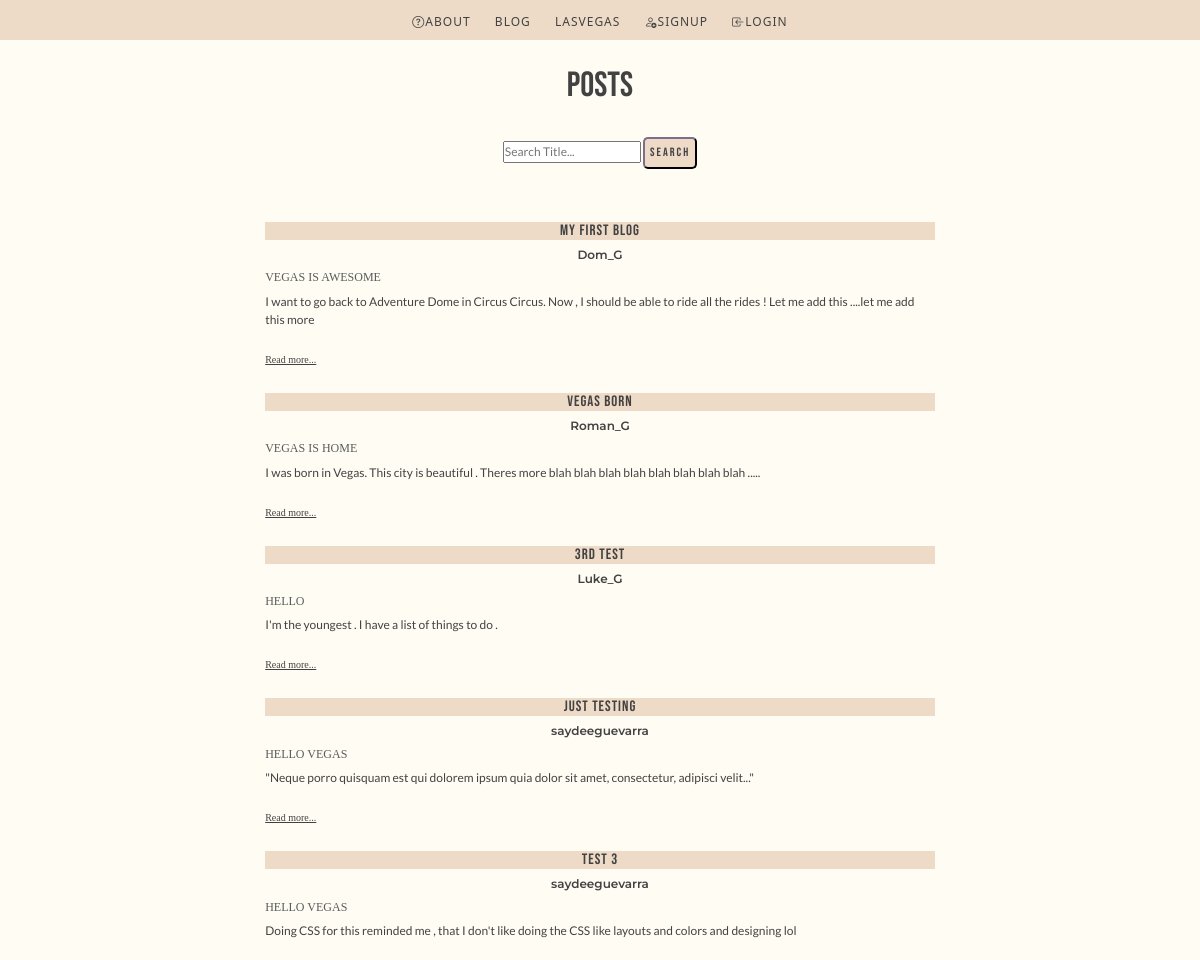
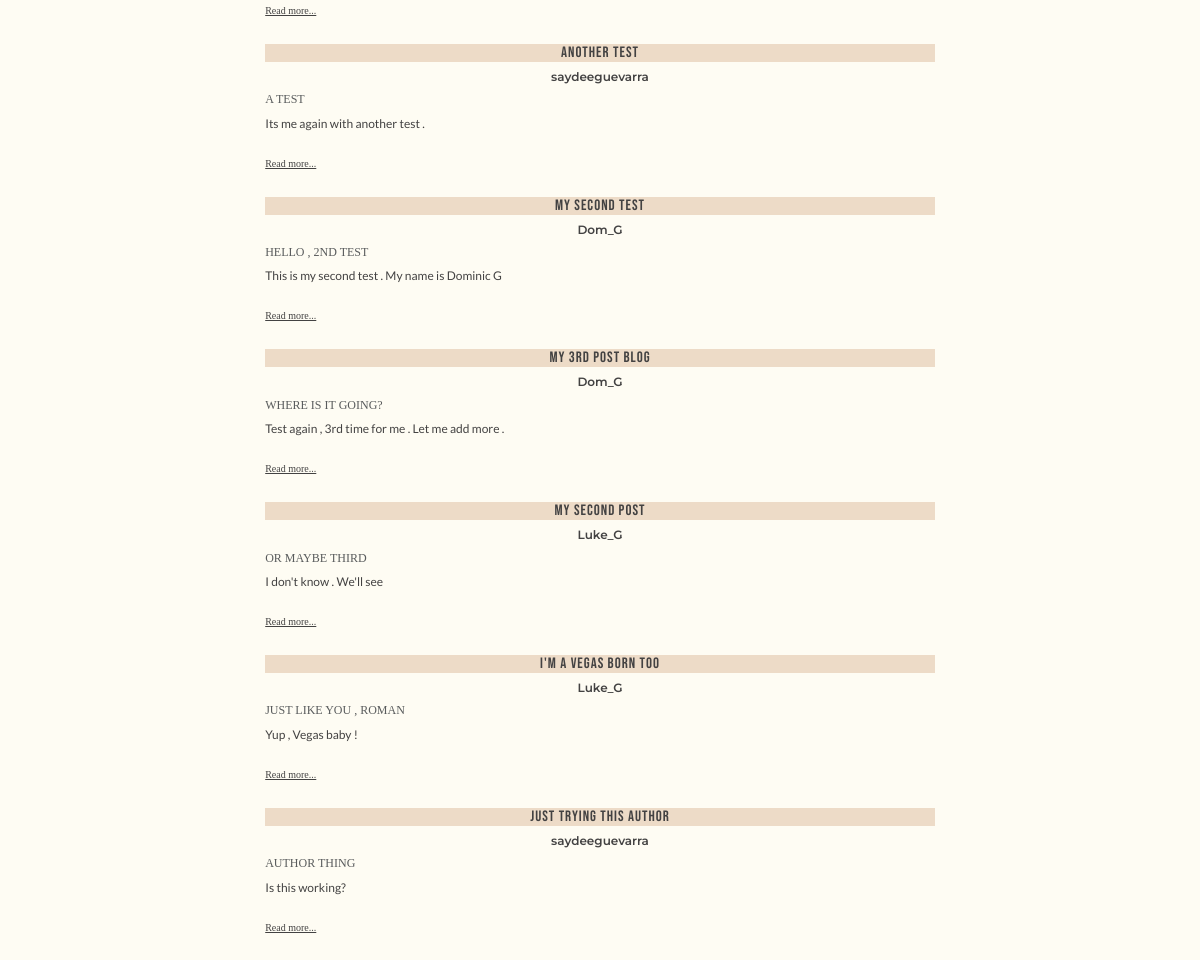
The page / on the database its author committed (2 pictures, top to bottom).
### posts/models.py (models this page shows, shortened)
class Post(models.Model):
    title = models.CharField(max_length=128)
    subtitle = models.CharField(max_length=128)
    author = models.ForeignKey(
        "auth.User",
        on_delete=models.CASCADE
    )
    body = models.TextField()
    created_on = models.DateTimeField(auto_now_add=True)
    active = models.BooleanField(default=True)

### posts/views.py (the view)
# urls.py: path("", PostListView.as_view(), name="list"),
class PostListView(ListView):
    template_name = "posts/list.html"
    model = Post

### templates/posts/list.html (shortened to what this page needs)
{% extends 'base.html' %}
{% block content %}
<h1>Posts</h1>
    <form id="form-blog" action="{% url 'search' %}" method="get">
        <input id="inputsearch"  type="text" name="q" placeholder="Search Title..." >
        <button id="buttonsearch"  type="submit" >Search</button>
    </form>
{% for post in post_list %}
    <div class="card-list">
        <div class="card-body-list">
            <h5 class= "card-title-list">{{ post.title }}</h5>
            <h5 class="author"> {{ post.author }}</h5>
            <h6 class= "card-subtitle=list mb-2 text-muted">{{ post.subtitle }}</h6>
            <p class="card-text">{{ post.body|truncatechars:500 }}</p>
            <a href="{% url 'detail' post.id %}" class="card-link">Read more...</a>
        </div>
    </div>
    {% endfor %}
{% endblock content %}

### static/css/base.css (style rules this page uses)
* { padding: 0; margin: 0; color: #434242; }
h1 { font-family: 'Bebas Neue', cursive; font-size: 35px; color: #434242; text-align: center; margin-top: 25px; margin-bottom: 25px; }
body { background-color: #FEFCF3; }
.card-text { font-family: 'Lato', sans-serif; font-size: 12px; }
.card-list { width: 60%; display:flex; flex-direction: column; margin-left: auto; margin-right: auto; }
.card-title-list { font-family: 'Bebas Neue', cursive; font-size: 15px; color: #434242; letter-spacing: 1px; text-align: center; background-color: #EDDBC7; }
.author { font-size: 12px; font-family: 'Montserrat', serif; font-weight: 600; text-align: center; }
h6 { color: #434242; font-family: 'Merriweather', serif; font-size: 12px; margin-left: auto; margin-right: auto; text-transform: uppercase; }
.card-link { color: #434242; font-family: 'Merriweather', serif; font-size: 10px; }
form { background-color: #EDDBC7; padding: 5px; width: 70%; font-size: 12px; text-align: center; margin: auto; font-family: 'Lato', sans-serif; border-radius: 5px; }
#form-blog { background-color: #FEFCF3; }
#buttonsearch { font-size: 12px; padding: 5px; border-radius: 5px; letter-spacing: 2px; background-color: #EDDBC7; color: #434242; border-color:#332C39; text-transform: uppercase; font-family: 'Bebas Neue', cursive; }

### rows shown on the page
Post: title "My first blog", author "Dom_G", subtitle "VEGAS IS AWESOME", body "I want to go back to Adventure Dome in Circus Circus. Now , I should be able to ride all the rides ! Let me add this ....let me add this more"
Post: title "Vegas Born", author "Roman_G", subtitle "VEGAS IS HOME", body "I was born in Vegas. This city is beautiful . Theres more blah blah blah blah blah blah blah blah ....."
Post: title "3rd Test", author "Luke_G", subtitle "HELLO", body "I'm the youngest . I have a list of things to do ."
Post: title "Just Testing", author "saydeeguevarra", subtitle "HELLO VEGAS", body "\"Neque porro quisquam est qui dolorem ipsum quia dolor sit amet, consectetur, adipisci velit...\""
Post: title "Test 3", author "saydeeguevarra", subtitle "HELLO VEGAS", body "Doing CSS for this reminded me , that I don't like doing the CSS like layouts and colors and designing lol"
Post: title "Another Test", author "saydeeguevarra", subtitle "A TEST", body "Its me again with another test ."
Post: title "My Second Test", author "Dom_G", subtitle "HELLO , 2ND TEST", body "This is my second test . My name is Dominic G"
Post: title "My 3rd Post Blog", author "Dom_G", subtitle "WHERE IS IT GOING?", body "Test again , 3rd time for me . Let me add more ."
Post: title "My Second Post", author "Luke_G", subtitle "OR MAYBE THIRD", body "I don't know . We'll see"
Post: title "I'm a Vegas Born too", author "Luke_G", subtitle "JUST LIKE YOU , ROMAN", body "Yup , Vegas baby !"
Post: title "Just Trying this Author", author "saydeeguevarra", subtitle "AUTHOR THING", body "Is this working?"
